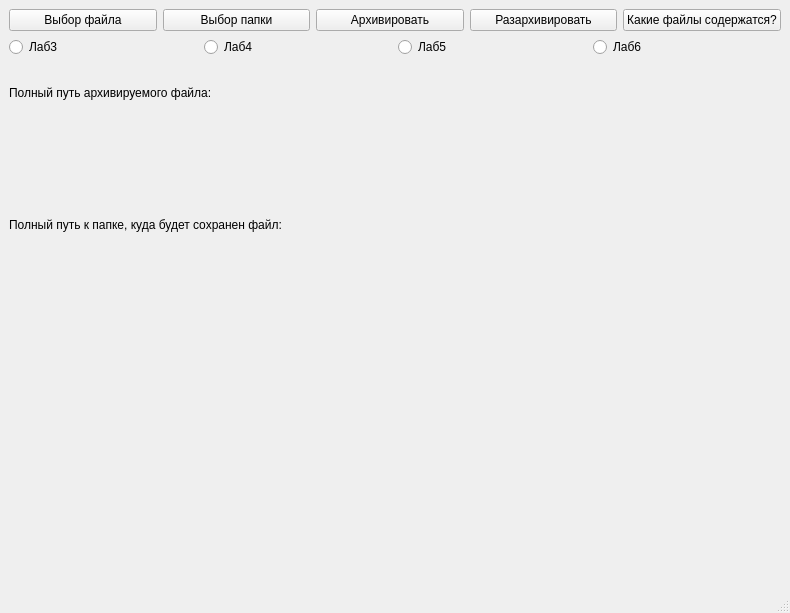
<?xml version="1.0" encoding="UTF-8"?>
<ui version="4.0">
 <class>MainWindow</class>
 <widget class="QMainWindow" name="MainWindow">
  <property name="geometry">
   <rect>
    <x>0</x>
    <y>0</y>
    <width>790</width>
    <height>613</height>
   </rect>
  </property>
  <property name="windowTitle">
   <string>MainWindow</string>
  </property>
  <widget class="QWidget" name="centralwidget">
   <layout class="QVBoxLayout" name="verticalLayout_3">
    <item>
     <layout class="QHBoxLayout" name="horizontalLayout">
      <property name="bottomMargin">
       <number>0</number>
      </property>
      <item>
       <widget class="QPushButton" name="ButtonFindFile">
        <property name="text">
         <string>Выбор файла</string>
        </property>
       </widget>
      </item>
      <item>
       <widget class="QPushButton" name="ButtonFindFolder">
        <property name="text">
         <string>Выбор папки</string>
        </property>
       </widget>
      </item>
      <item>
       <widget class="QPushButton" name="ButtonPack">
        <property name="text">
         <string>Архивировать</string>
        </property>
       </widget>
      </item>
      <item>
       <widget class="QPushButton" name="ButtonUnpack">
        <property name="text">
         <string>Разархивировать</string>
        </property>
       </widget>
      </item>
      <item>
       <widget class="QPushButton" name="ButtonStore">
        <property name="text">
         <string>Какие файлы содержатся?</string>
        </property>
       </widget>
      </item>
     </layout>
    </item>
    <item>
     <layout class="QHBoxLayout" name="horizontalLayout_2">
      <item>
       <widget class="QRadioButton" name="Button_3">
        <property name="text">
         <string>Лаб3</string>
        </property>
       </widget>
      </item>
      <item>
       <widget class="QRadioButton" name="Button_4">
        <property name="text">
         <string>Лаб4</string>
        </property>
       </widget>
      </item>
      <item>
       <widget class="QRadioButton" name="Button_5">
        <property name="text">
         <string>Лаб5</string>
        </property>
       </widget>
      </item>
      <item>
       <widget class="QRadioButton" name="Button_6">
        <property name="text">
         <string>Лаб6</string>
        </property>
       </widget>
      </item>
     </layout>
    </item>
    <item>
     <layout class="QVBoxLayout" name="verticalLayout">
      <item>
       <widget class="QLabel" name="label_3">
        <property name="text">
         <string>Полный путь архивируемого файла:</string>
        </property>
       </widget>
      </item>
      <item>
       <widget class="QLabel" name="label_file">
        <property name="text">
         <string/>
        </property>
       </widget>
      </item>
      <item>
       <widget class="QLabel" name="label_4">
        <property name="text">
         <string>Полный путь к папке, куда будет сохранен файл:</string>
        </property>
       </widget>
      </item>
      <item>
       <widget class="QLabel" name="label_folder">
        <property name="text">
         <string/>
        </property>
       </widget>
      </item>
     </layout>
    </item>
    <item>
     <widget class="QLabel" name="info">
      <property name="text">
       <string/>
      </property>
     </widget>
    </item>
   </layout>
  </widget>
  <widget class="QMenuBar" name="menubar">
   <property name="geometry">
    <rect>
     <x>0</x>
     <y>0</y>
     <width>790</width>
     <height>20</height>
    </rect>
   </property>
  </widget>
  <widget class="QStatusBar" name="statusbar"/>
 </widget>
 <resources/>
 <connections/>
</ui>
